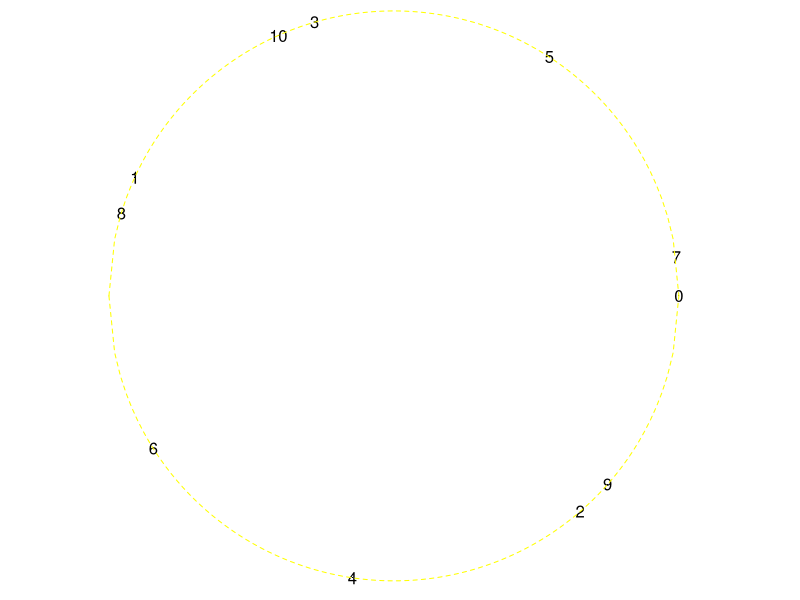

This figure's R source:
## ---- chunk 1
library(knitr)
opts_chunk$set(collapse=TRUE, message=FALSE, fig.path="./assets/fig/Thm3D-")
cat_print = function(x, ...) {
    cat(x)
}
## ---- chunk 2
a <- c(0, 1, 2, 3)
( rN <- a[1] + 1/(a[2] + 1/(a[3] + 1/a[4])) )
## ---- chunk 3
library(contfrac)
( rN <- CF(a, finite=TRUE) )
## ---- chunk 4
convergents(a)
## ---- chunk 5
as_cf(0.7)
## ---- chunk 6
print(0.7, digits=20)
## ---- chunk 7
f <- function(a, n){
  if(n<a[1]+1) stop(sprintf("m must be >= %s", a[1]+1))
  q <- c(1, a[1])
  k <- 1; while(q[k+1]+q[k] <= n){
    q <- c(q, a[k+1]*q[k+1]+q[k])
    k <- k+1
  }
  m <- 1; while(m*q[k] + q[k-1] + q[k] <= n){
    m <- m+1
  }
  r <- n-(m*q[k]+q[k-1])
  cat(sprintf("k=%s, m=%s, r=%s\n", k-1, m, r))
  return(invisible(list(k=k-1, m=m, r=r)))
}
## ---- chunk 8
f(c(2,3,2,4), 40)
## ---- chunk 9
alpha <- 0.431657
n <- 10
x <- sapply(0:n, function(i) (i*alpha) %% 1)
par(mar=c(0,0,0,0))
plot(cos(2*pi*x), sin(2*pi*x), asp=1, pch=".", axes=FALSE, xlab=NA, ylab=NA) 
text(cos(2*pi*x), sin(2*pi*x), 0:n)
curve(sqrt(1-x^2), from=-1, to=1, lty="dashed", col="yellow", add=TRUE)
curve(-sqrt(1-x^2), from=-1, to=1, lty="dashed", col="yellow", add=TRUE)
